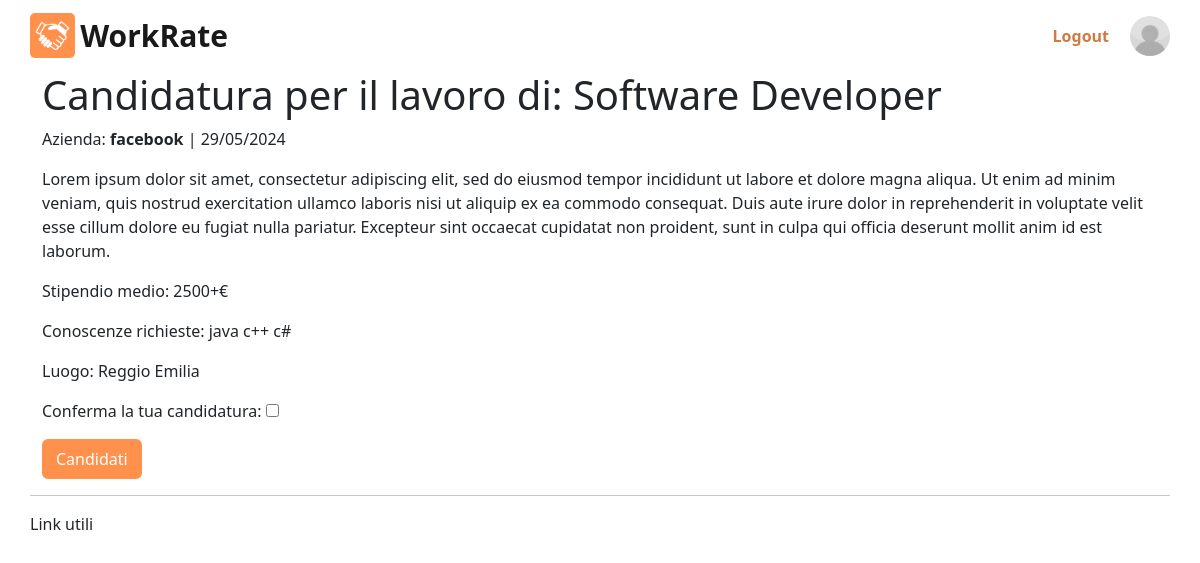
/candidatura/94/ (signed in), run on the app's committed database.
### utente/models.py (models this page shows)
class Utente(AbstractUser):
    nome = models.CharField('nome', max_length=100)
    citta = models.CharField('citta', max_length=100)
    is_azienda = models.BooleanField('is_azienda', default=False)
    tag = models.CharField('tag', max_length=100, default=None, blank=True, null=True)
    immagine_profilo = models.ImageField(upload_to=upload_to, blank=True, null=True, default='profile_photos/default.jpg')
    class Meta:
        verbose_name = 'Utente'
        verbose_name_plural = 'Utenti'

class AnnuncioLavoro(models.Model):
    azienda = models.ForeignKey(Utente, on_delete=models.CASCADE, related_name='annunci', limit_choices_to={'is_azienda': True})
    titolo = models.CharField('titolo', max_length=200)
    descrizione = models.TextField('descrizione')
    data_pubblicazione = models.DateTimeField('data di pubblicazione', auto_now_add=True)
    is_distanza = models.BooleanField('id_distanza', default=False)
    tag = models.CharField('tag', max_length=200, default=None, null=True)
    RANGE_STIPENDIO_CHOICES = [("1000-1200", "1000-1200"),("1200-1500", "1200-1500"),("1500-2000", "1500-2000"),("2000-2500", "2000-2500"),("2500+", "2500+")]
    range_stipendio = models.CharField('range_stipendio', max_length=50, choices=RANGE_STIPENDIO_CHOICES)
    is_available = models.BooleanField('is_available', default=True)
    class Meta:
        verbose_name = 'Annuncio di Lavoro'
        verbose_name_plural = 'Annunci di Lavoro'

### ratework/views.py (the view, shortened to what this page needs)
# urls.py: path('candidatura/<int:id>/', Candidatura, name='candidatura'),
def Candidatura(request, id):
    if not request.user.is_authenticated:
        return redirect('home')
    form = CandidaturaForm()
    utente = request.user
    lavori = Lavoro.objects.filter(lavoratore=utente)
    annuncio = AnnuncioLavoro.objects.filter(id=id)
    if not annuncio.exists():
        ErrorMsg = 'Error: 404 - Annuncio non trovato'
        return HttpResponseNotFound(render(request, 'candidatura/candidatura.html', {'annuncio': annuncio, 'message': ErrorMsg, 'form': form}))
    for i in lavori:
        if i.stato == 'Accettato':
            messages.error(request, 'Hai già un lavoro in corso')
            return redirect('home')
    if annuncio.first().is_available and not utente.is_azienda:
        annuncio = annuncio.first()
        azienda = annuncio.azienda
        ErrorMsg = None
        successMsg = None
    else:
        annuncio = None
        azienda = None
        ErrorMsg = 'Error: 404 - Annuncio non trovato'
        successMsg = None
    return render(request, 'candidatura/candidatura.html', {'annuncio': annuncio, 'azienda': azienda, 'message': ErrorMsg, 'form': form, 'successMsg': successMsg})

### ratework/forms.py
class CandidaturaForm(forms.Form):
    conferma = forms.BooleanField(label='Conferma la tua candidatura')

### templates/candidatura/candidatura.html (shortened to what this page needs)
{% extends "main_page.html" %}
{% block head %}
    {% load static %}
    <link rel="stylesheet" href="{% static 'css/candidatura/style.css'%}">
{% endblock head %}
{% block content %}
    {% include "main_components/navbar.html" %}
    {% include "candidatura/candidaturaLavoro.html" %}
    {% include "main_components/footer.html" %}
{% endblock content %}

### templates/main_components/navbar.html
{% load static %}
<nav class="navbar">
    <a class="navbar-brand" href="{% url 'home' %}">
        <img src="{% static 'imgs/home/logo.png' %}" class="d-inline-block align-top logo-navbar" alt="">
        <span class="workrate">WorkRate</span>
    </a>
    <div class="my-2 my-lg-0 d-flex">
        {% if user.is_authenticated %}
        <div class="logout-form">
            <a href="{% url 'logout' %}"><button class="logout-btn" type="submit">Logout</button></a>
        </div>
        <a href="{% url 'profilo' %}">
            {% if user.immagine_profilo %}
                <img src="{{ user.immagine_profilo.url }}" alt="Foto Profilo" style="width: 40px; height: 40px;" class='rounded-circle'>
            {% else %}
                <img src="https://placehold.co/100x100" alt="Logo Aziendale" style="width: 40px; height: 40px;" class='rounded-circle'>
            {% endif %}
        </a>
        {% else %}
        <a href="{% url 'login' %}"><button class="btn btn-primary my-2 my-sm-0 workrate-orange" type="submit">Login</button></a>
        <a href="{% url 'registrazione' %}"><button class="btn btn-primary my-2 my-sm-0 workrate-orange" type="submit">Sign in</button></a>
        {% endif %}
    </div>
  </nav>

### templates/candidatura/candidaturaLavoro.html (shortened to what this page needs)
<div class='container'>
    {% if message %}
    <div class="alert alert-danger">
        <h1>{{ message }}</h1>
    </div>
    {% else %}
        <h1>Candidatura per il lavoro di: {{ annuncio.titolo }}</h1>
        <p> Azienda: <b>{{ annuncio.azienda }}</b> | {{ annuncio.data_pubblicazione | date:"d/m/Y"}}</p>
        <p>{{ annuncio.descrizione }}</p>
        <p>Stipendio medio: {{ annuncio.range_stipendio }}€</p>
        <p>Conoscenze richieste: {{ annuncio.tag }}</p>
        {% if annuncio.id_distanza %}
            <p>Lavoro da remoto</p>
        {% else %}
            <p>Luogo: {{ azienda.citta }}</p>
        {% endif %}
        <form method="POST">
            {{ form.as_p }}
            <button class="btn btn-primary my-2 my-sm-0 workrate-orange" type="submit">Candidati</button>
        </form>
    {% endif %}
</div>

### static/css/candidatura/style.css (style rules this page uses)
body { color: #212529; margin: auto; }
.logo-navbar { width: 45px; height: 45px; border-radius: 5px; }
.workrate { font-weight: bold; font-size: 30px; }
.workrate-orange { background-color: #FF914D; border: 2px solid #FF914D; margin-right: 10px; }
.logout-btn { background-color: inherit; border: 0px; margin-right: 15px; color: #D17A42; font-weight: bold; }
.logout-form { display: flex; justify-content: center; align-items: center; }

### data on the page
Utente: immagine_profilo (placeholder picture)
AnnuncioLavoro: titolo "Software Developer", azienda "facebook", data_pubblicazione "29/05/2024", descrizione "Lorem ipsum dolor sit amet, consectetur adipiscing elit, sed do eiusmod tempor incididunt ut labore et dolore magna aliqua. Ut enim ad minim veniam, quis nostrud exercitation ullamco laboris nisi ut aliquip ex ea commodo consequat. Duis aute irure dolor in reprehenderit in voluptate velit esse cillum dolore eu fugiat nulla pariatur. Excepteur sint occaecat cupidatat non proident, sunt in culpa qui officia deserunt mollit anim id est laborum.", range_stipendio "2500+", tag "java c++ c#"
Utente: citta "Reggio Emilia"
